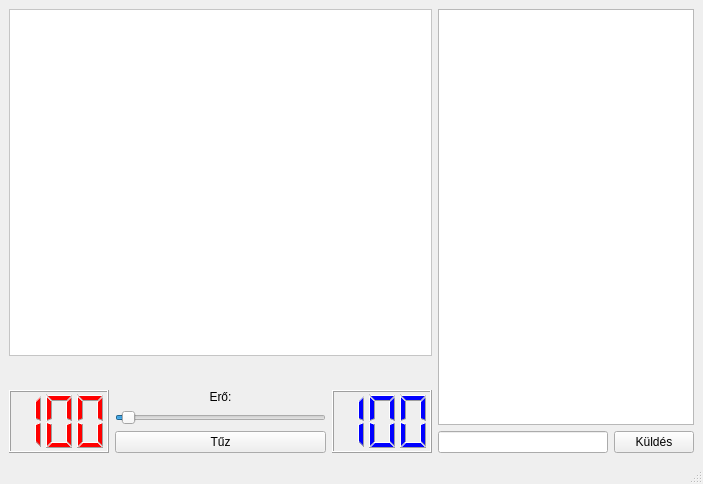
<?xml version="1.0" encoding="UTF-8"?>
<ui version="4.0">
 <class>GameWindow</class>
 <widget class="QMainWindow" name="GameWindow">
  <property name="geometry">
   <rect>
    <x>0</x>
    <y>0</y>
    <width>703</width>
    <height>484</height>
   </rect>
  </property>
  <property name="windowTitle">
   <string>MainWindow</string>
  </property>
  <widget class="QWidget" name="centralwidget">
   <layout class="QHBoxLayout" name="horizontalLayout_3" stretch="1,0">
    <item>
     <layout class="QVBoxLayout" name="gamePanel">
      <item>
       <widget class="QGraphicsView" name="gameView">
        <property name="palette">
         <palette>
          <active>
           <colorrole role="Base">
            <brush brushstyle="SolidPattern">
             <color alpha="255">
              <red>255</red>
              <green>255</green>
              <blue>255</blue>
             </color>
            </brush>
           </colorrole>
           <colorrole role="Window">
            <brush brushstyle="SolidPattern">
             <color alpha="255">
              <red>255</red>
              <green>255</green>
              <blue>255</blue>
             </color>
            </brush>
           </colorrole>
          </active>
          <inactive>
           <colorrole role="Base">
            <brush brushstyle="SolidPattern">
             <color alpha="255">
              <red>255</red>
              <green>255</green>
              <blue>255</blue>
             </color>
            </brush>
           </colorrole>
           <colorrole role="Window">
            <brush brushstyle="SolidPattern">
             <color alpha="255">
              <red>255</red>
              <green>255</green>
              <blue>255</blue>
             </color>
            </brush>
           </colorrole>
          </inactive>
          <disabled>
           <colorrole role="Base">
            <brush brushstyle="SolidPattern">
             <color alpha="255">
              <red>255</red>
              <green>255</green>
              <blue>255</blue>
             </color>
            </brush>
           </colorrole>
           <colorrole role="Window">
            <brush brushstyle="SolidPattern">
             <color alpha="255">
              <red>255</red>
              <green>255</green>
              <blue>255</blue>
             </color>
            </brush>
           </colorrole>
          </disabled>
         </palette>
        </property>
        <property name="lineWidth">
         <number>0</number>
        </property>
        <property name="verticalScrollBarPolicy">
         <enum>Qt::ScrollBarAlwaysOff</enum>
        </property>
        <property name="horizontalScrollBarPolicy">
         <enum>Qt::ScrollBarAlwaysOff</enum>
        </property>
        <property name="interactive">
         <bool>false</bool>
        </property>
        <property name="viewportUpdateMode">
         <enum>QGraphicsView::FullViewportUpdate</enum>
        </property>
       </widget>
      </item>
      <item>
       <layout class="QHBoxLayout" name="horizontalLayout_2">
        <item>
         <widget class="QLabel" name="leftPlayerLabel">
          <property name="palette">
           <palette>
            <active>
             <colorrole role="WindowText">
              <brush brushstyle="SolidPattern">
               <color alpha="255">
                <red>255</red>
                <green>0</green>
                <blue>0</blue>
               </color>
              </brush>
             </colorrole>
            </active>
            <inactive>
             <colorrole role="WindowText">
              <brush brushstyle="SolidPattern">
               <color alpha="255">
                <red>255</red>
                <green>0</green>
                <blue>0</blue>
               </color>
              </brush>
             </colorrole>
            </inactive>
            <disabled>
             <colorrole role="WindowText">
              <brush brushstyle="SolidPattern">
               <color alpha="255">
                <red>120</red>
                <green>120</green>
                <blue>120</blue>
               </color>
              </brush>
             </colorrole>
            </disabled>
           </palette>
          </property>
          <property name="font">
           <font>
            <pointsize>14</pointsize>
            <weight>75</weight>
            <bold>true</bold>
           </font>
          </property>
          <property name="frameShape">
           <enum>QFrame::NoFrame</enum>
          </property>
          <property name="text">
           <string/>
          </property>
         </widget>
        </item>
        <item>
         <widget class="QLabel" name="rightPlayerLabel">
          <property name="palette">
           <palette>
            <active>
             <colorrole role="WindowText">
              <brush brushstyle="SolidPattern">
               <color alpha="255">
                <red>0</red>
                <green>0</green>
                <blue>255</blue>
               </color>
              </brush>
             </colorrole>
            </active>
            <inactive>
             <colorrole role="WindowText">
              <brush brushstyle="SolidPattern">
               <color alpha="255">
                <red>0</red>
                <green>0</green>
                <blue>255</blue>
               </color>
              </brush>
             </colorrole>
            </inactive>
            <disabled>
             <colorrole role="WindowText">
              <brush brushstyle="SolidPattern">
               <color alpha="255">
                <red>120</red>
                <green>120</green>
                <blue>120</blue>
               </color>
              </brush>
             </colorrole>
            </disabled>
           </palette>
          </property>
          <property name="font">
           <font>
            <pointsize>14</pointsize>
            <weight>75</weight>
            <bold>true</bold>
           </font>
          </property>
          <property name="text">
           <string/>
          </property>
          <property name="alignment">
           <set>Qt::AlignRight|Qt::AlignTrailing|Qt::AlignVCenter</set>
          </property>
         </widget>
        </item>
       </layout>
      </item>
      <item>
       <layout class="QHBoxLayout" name="gameBottomPanel">
        <item>
         <widget class="QLCDNumber" name="leftHPIndicator">
          <property name="minimumSize">
           <size>
            <width>100</width>
            <height>0</height>
           </size>
          </property>
          <property name="palette">
           <palette>
            <active>
             <colorrole role="WindowText">
              <brush brushstyle="SolidPattern">
               <color alpha="255">
                <red>255</red>
                <green>0</green>
                <blue>0</blue>
               </color>
              </brush>
             </colorrole>
            </active>
            <inactive>
             <colorrole role="WindowText">
              <brush brushstyle="SolidPattern">
               <color alpha="255">
                <red>255</red>
                <green>0</green>
                <blue>0</blue>
               </color>
              </brush>
             </colorrole>
            </inactive>
            <disabled>
             <colorrole role="WindowText">
              <brush brushstyle="SolidPattern">
               <color alpha="255">
                <red>120</red>
                <green>120</green>
                <blue>120</blue>
               </color>
              </brush>
             </colorrole>
            </disabled>
           </palette>
          </property>
          <property name="digitCount">
           <number>3</number>
          </property>
          <property name="mode">
           <enum>QLCDNumber::Dec</enum>
          </property>
          <property name="intValue" stdset="0">
           <number>100</number>
          </property>
         </widget>
        </item>
        <item>
         <layout class="QVBoxLayout" name="gameControlsPanel">
          <item>
           <widget class="QLabel" name="label">
            <property name="text">
             <string>Erő:</string>
            </property>
            <property name="alignment">
             <set>Qt::AlignCenter</set>
            </property>
           </widget>
          </item>
          <item>
           <widget class="QSlider" name="powerSlider">
            <property name="value">
             <number>3</number>
            </property>
            <property name="orientation">
             <enum>Qt::Horizontal</enum>
            </property>
           </widget>
          </item>
          <item>
           <widget class="QPushButton" name="fireButton">
            <property name="sizePolicy">
             <sizepolicy hsizetype="Minimum" vsizetype="Minimum">
              <horstretch>0</horstretch>
              <verstretch>0</verstretch>
             </sizepolicy>
            </property>
            <property name="text">
             <string>Tűz</string>
            </property>
           </widget>
          </item>
         </layout>
        </item>
        <item>
         <widget class="QLCDNumber" name="rightHPIndicator">
          <property name="minimumSize">
           <size>
            <width>100</width>
            <height>0</height>
           </size>
          </property>
          <property name="palette">
           <palette>
            <active>
             <colorrole role="WindowText">
              <brush brushstyle="SolidPattern">
               <color alpha="255">
                <red>0</red>
                <green>0</green>
                <blue>255</blue>
               </color>
              </brush>
             </colorrole>
            </active>
            <inactive>
             <colorrole role="WindowText">
              <brush brushstyle="SolidPattern">
               <color alpha="255">
                <red>0</red>
                <green>0</green>
                <blue>255</blue>
               </color>
              </brush>
             </colorrole>
            </inactive>
            <disabled>
             <colorrole role="WindowText">
              <brush brushstyle="SolidPattern">
               <color alpha="255">
                <red>120</red>
                <green>120</green>
                <blue>120</blue>
               </color>
              </brush>
             </colorrole>
            </disabled>
           </palette>
          </property>
          <property name="digitCount">
           <number>3</number>
          </property>
          <property name="mode">
           <enum>QLCDNumber::Dec</enum>
          </property>
          <property name="intValue" stdset="0">
           <number>100</number>
          </property>
         </widget>
        </item>
       </layout>
      </item>
     </layout>
    </item>
    <item>
     <layout class="QVBoxLayout" name="chatPanel">
      <item>
       <widget class="QPlainTextEdit" name="chatBox">
        <property name="sizePolicy">
         <sizepolicy hsizetype="Fixed" vsizetype="Expanding">
          <horstretch>0</horstretch>
          <verstretch>0</verstretch>
         </sizepolicy>
        </property>
        <property name="minimumSize">
         <size>
          <width>200</width>
          <height>0</height>
         </size>
        </property>
        <property name="readOnly">
         <bool>true</bool>
        </property>
       </widget>
      </item>
      <item>
       <layout class="QHBoxLayout" name="chatBottomPanel">
        <item>
         <widget class="QLineEdit" name="chatInputBox"/>
        </item>
        <item>
         <widget class="QPushButton" name="sendButton">
          <property name="sizePolicy">
           <sizepolicy hsizetype="Fixed" vsizetype="Fixed">
            <horstretch>0</horstretch>
            <verstretch>0</verstretch>
           </sizepolicy>
          </property>
          <property name="text">
           <string>Küldés</string>
          </property>
         </widget>
        </item>
       </layout>
      </item>
     </layout>
    </item>
   </layout>
  </widget>
  <widget class="QMenuBar" name="menubar">
   <property name="geometry">
    <rect>
     <x>0</x>
     <y>0</y>
     <width>703</width>
     <height>21</height>
    </rect>
   </property>
  </widget>
  <widget class="QStatusBar" name="statusbar"/>
 </widget>
 <resources/>
 <connections>
  <connection>
   <sender>sendButton</sender>
   <signal>clicked()</signal>
   <receiver>GameWindow</receiver>
   <slot>sendButtonClicked()</slot>
   <hints>
    <hint type="sourcelabel">
     <x>654</x>
     <y>441</y>
    </hint>
    <hint type="destinationlabel">
     <x>351</x>
     <y>241</y>
    </hint>
   </hints>
  </connection>
  <connection>
   <sender>fireButton</sender>
   <signal>clicked()</signal>
   <receiver>GameWindow</receiver>
   <slot>fireButtonClicked()</slot>
   <hints>
    <hint type="sourcelabel">
     <x>320</x>
     <y>422</y>
    </hint>
    <hint type="destinationlabel">
     <x>265</x>
     <y>205</y>
    </hint>
   </hints>
  </connection>
  <connection>
   <sender>chatInputBox</sender>
   <signal>returnPressed()</signal>
   <receiver>GameWindow</receiver>
   <slot>sendButtonClicked()</slot>
   <hints>
    <hint type="sourcelabel">
     <x>524</x>
     <y>440</y>
    </hint>
    <hint type="destinationlabel">
     <x>351</x>
     <y>241</y>
    </hint>
   </hints>
  </connection>
 </connections>
 <slots>
  <slot>sendButtonClicked()</slot>
  <slot>fireButtonClicked()</slot>
 </slots>
</ui>
